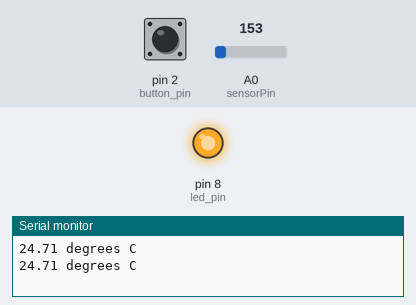
A sketch run on a simulated Arduino Uno, built with avr-gcc and run on an emulated ATmega328P. On the bench: output pins drawn as LEDs (lit = HIGH), the last lines printed to the serial monitor. The test bench sets the inputs (shaded band); at power-on: pin 2 (button_pin) LOW, A0 (sensorPin) = 153.

Above: at 1.8 s.
1.9 s: pin 2 (button_pin) pulled HIGH for 1.2 s
At 2.8 s:
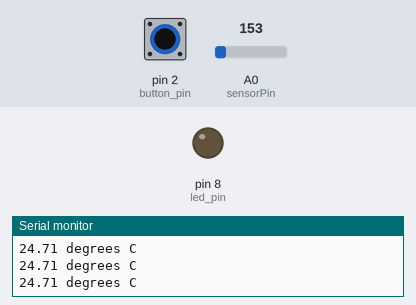
4.6 s: pin 2 (button_pin) pulled HIGH for 3.2 s
At 6.4 s:
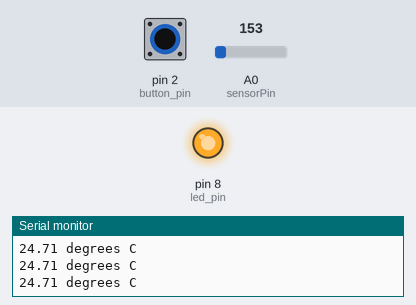
Timing chart, 0 to 7.9 s (numbered marks = the images above; inputs shaded):
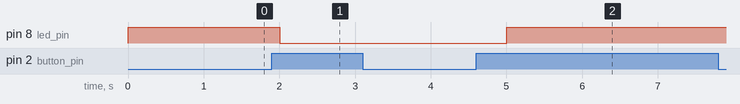

Measured:
- after the input at 1.9 s, pin 8 (led_pin): HIGH → LOW after 0.10 s
- after the input at 4.6 s, pin 8 (led_pin): LOW → HIGH after 0.40 s

The sketch:

button_led_test_Imporved.ino
```cpp
int button_pin = 2;         // the number of the button_pin pin
int led_pin = 8;       // the number of the led_pin pin

int sensorPin = 0; //the analog pin the TMP36's Vout (sense) pin is connected to
//the resolution is 10 mV / degree centigrade with a
//500 mV offset to allow for negative temperatures

int state = HIGH;      // the current state of the output pin
int reading;           // the current reading from the input pin
int previous = LOW;    // the previous reading from the input pin

// the follow variables are long's because the time, measured in miliseconds,
// will quickly become a bigger number than can be stored in an int.
long time = 0;         // the last time the output pin was toggled
long debounce = 200;   // the debounce time, increase if the output flickers

void setup()
{
  pinMode(button_pin, INPUT);
  pinMode(led_pin, OUTPUT);

  Serial.begin(9600); //Start the serial connection with the computer
  //to view the result open the serial monitor
}

void loop()
{
  led_button();
  temp_sensor();
}

void led_button()
{
  reading = digitalRead(button_pin);

  // if the input just went from LOW and HIGH and we've waited long enough
  // to ignore any noise on the circuit, toggle the output pin and remember
  // the time
  if (reading == HIGH && previous == LOW && millis() - time > debounce) {
    if (state == HIGH)
      state = LOW;
    else
      state = HIGH;

    time = millis();
  }

  digitalWrite(led_pin, state);

  previous = reading;
}

void temp_sensor()
{
  //getting the voltage reading from the temperature sensor
  int reading = analogRead(sensorPin);
  // converting that reading to voltage, for 3.3v arduino use 3.3
  float voltage = reading * 5.0;
  voltage /= 1024.0;
  // print out the voltage
  //Serial.print(voltage);
  //Serial.println(" volts");
  // now print out the temperature
  float temperatureC = (voltage - 0.5) * 100 ; //converting from 10 mv per degree wit 500 mV offset
  //to degrees ((voltage - 500mV) times 100)
  Serial.print(temperatureC);
  Serial.println(" degrees C");
  // now convert to Fahrenheit
  float temperatureF = (temperatureC * 9.0 / 5.0) + 32.0;
  //Serial.print(temperatureF);
  //Serial.println(" degrees F");
  delay(1000); //waiting a second
}
```
